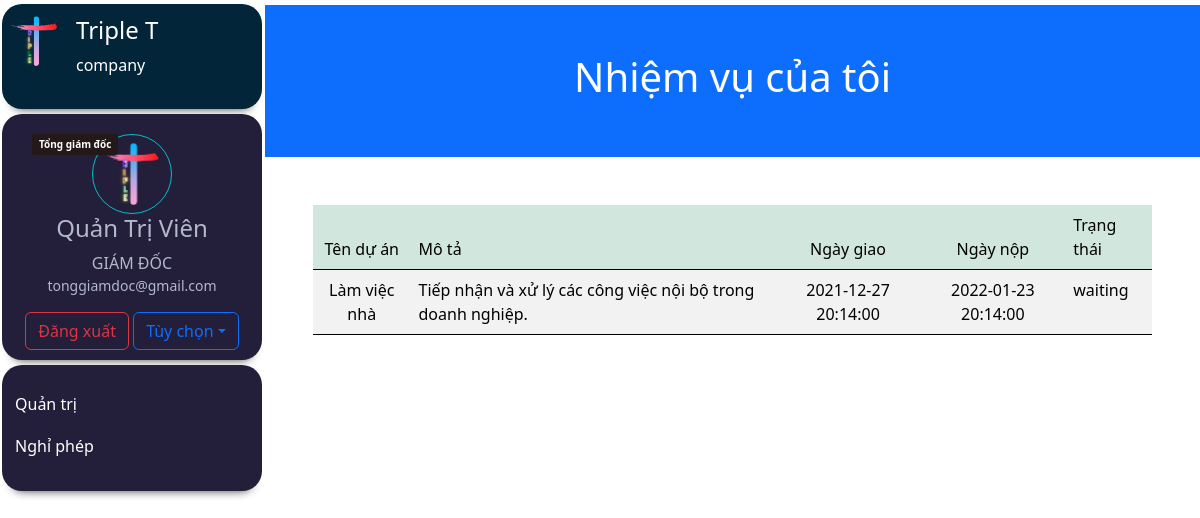
/dist/taskdetail.php?mada=17 (signed in), run on the app's committed database.
### tables this page shows
CREATE TABLE `nhanvien` (
  `stt` int(11) NOT NULL,
  `avatar` varchar(128) DEFAULT NULL,
  `chucvu` varchar(128) DEFAULT NULL,
  `phongban` varchar(128) DEFAULT NULL,
  `lastname` varchar(128) DEFAULT NULL,
  `firstname` varchar(128) DEFAULT NULL,
  `ngaysinh` date DEFAULT NULL,
  `gender` varchar(128) DEFAULT NULL,
  `cccd` varchar(128) NOT NULL,
  `ngaycap` date DEFAULT NULL,
  `noicap` varchar(128) DEFAULT NULL,
  `quoctich` varchar(128) DEFAULT NULL,
  `dantoc` varchar(128) DEFAULT NULL,
  `tongiao` varchar(128) DEFAULT NULL,
  `noisinh` varchar(128) DEFAULT NULL,
  `thuongtru` varchar(128) DEFAULT NULL,
  `sdt` bigint(20) DEFAULT NULL,
  `sdtkc` bigint(20) DEFAULT NULL,
  `quanhe` varchar(128) DEFAULT NULL,
  `email` varchar(128) DEFAULT NULL,
  `duoiemail` varchar(128) DEFAULT NULL,
  `stk` bigint(20) DEFAULT NULL,
  `nganhang` varchar(128) DEFAULT NULL
);

CREATE TABLE `duan` (
  `mada` int(11) NOT NULL,
  `tenda` text NOT NULL,
  `mota` varchar(500) NOT NULL,
  `ngaytao` datetime NOT NULL,
  `ngaynop` datetime NOT NULL,
  `tennv` varchar(128) NOT NULL,
  `trangthai` varchar(128) NOT NULL DEFAULT 'New',
  `phongban` varchar(128) NOT NULL
);

### www/dist/taskdetail.php (the view, shortened to what this page needs)
<?php
  $conn = new mysqli('mysql-server', 'root', 'root', 'quantrivien');
  $mada ='';
  if(isset($_GET["mada"])) {
      $mada = $_GET['mada'];
  {
      }}
  $sql = "SELECT * FROM duan WHERE mada = '$mada' ";
  $result1 = $conn->query($sql);
?>
<!doctype html>
<html lang="en">
  <head>
    <link href="https://cdn.jsdelivr.net/npm/bootstrap@5.0.2/dist/css/bootstrap.min.css" rel="stylesheet"
>
    <link href="../assets/dist/css/bootstrap.min.css" rel="stylesheet">
        <link rel="stylesheet" href="../style.css">
    </head>
<body>
<?php
    include 'sidebar.php';
    ?>
<div class="main">
  <div class ="lichsunghiphep">
  <div class="p-5 bg-primary text-white text-center">
    <h1>Nhiệm vụ của tôi</h1>
  </div>
  <div class="d-grid ">
  <div class="container-fuild p-5 ">
    <div class="table-responsive">
      <table class="table table-hover table-striped rounded-3">
        <thead class="table-success">
          <tr>
            <td class ="text-center">Tên dự án</td>
            <td>Mô tả</td>
            <td class ="text-center">Ngày giao</td>
            <td class ="text-center">Ngày nộp</td>
            <td>Trạng thái</td>
          </tr>
        </thead>
        <tbody>
        <?php
            if ($result1->num_rows > 0) {
            while($row = $result1->fetch_assoc()) {
                $duan2 = $row["tenda"];
                $duan3 = $row["mota"];
                $duan4 = $row["ngaytao"];
                $duan5 = $row["ngaynop"];
                $duan7 = $row["trangthai"];
        ?>
        <?php
        }} else {}
        ?>
                      <tr class="item">
                                <td class ="text-center"><?=$duan2?></td>
                                <td ><?=$duan3?></td>
                                <td class ="text-center"><?=$duan4?></td>
                                <td class ="text-center"><?=$duan5?></td>
                                <td><?=$duan7?></td>
                            </tr>
                    </tbody>
                </table>
        </div>
</div>
</div>
  </body>
</html>

### www/dist/sidebar.php (shortened to what this page needs)
<?php
  $user = $_SESSION['user'];
  $conn = new mysqli('mysql-server', 'root', 'root', 'quantrivien');
  $sql = "SELECT * FROM nhanvien WHERE cccd='$user'";
  $result =$conn -> query($sql);
  $data = $result->fetch_array();
  $email = $data['email'].$data['duoiemail'];
  ?>
<div class ="home">
    <div class="flex-shrink-0 sidenav">
        <div class="logobrandcard">
            <div class="d-flex flex-row logothuonghieu">
                <div class="p-2"><a href="home.php"><img src="../images/logo.svg" width="50" /></a></div>
                <div class="p-2">
                    <h4>Triple T</h4>
                    <p>company</p>
                </div>
            </div>
        </div>
        <div class="profilecard">
            <span class="chucvu" chucvu="<?=$data['chucvu']?>"><?=$data['chucvu']?></span>
            <img class="round" src="../images/logo.png" height ="80" alt="user" />
            <h4 class="ten"><?=$_SESSION['name'] ?></h4>
            <h7 class ="phongban"><?=$data['phongban']?></h7>
            <p class ="email"><?=$email?></p>
            <a class="btn btn-outline-danger" href="logout.php">Đăng xuất</a>
            <button class="btn btn-outline-primary dropdown-toggle " data-bs-toggle="dropdown">Tùy chọn</button>
        </div>
        <div class="selectlist flex-fluid">
            <ul class="list-unstyled ps-0">
                <li class="mb-1 hidequantri" permission="<?=$_SESSION['permission'] ?>" >
                    <button class="btn title1 align-items-center rounded collapsed" data-bs-toggle="collapse" data-bs-target="#home-collapse" aria-expanded="false">
                    Quản trị
                    </button>
                </li>
                <li class="mb-1" >
                    <button class="btn title1 align-items-center rounded collapsed" data-bs-toggle="collapse" data-bs-target="#tinhnang-collapse" aria-expanded="false">
                    Nghỉ phép
                    </button>
                </li>
            </ul>
        </div>
    </div>
</div>

### www/style.css (style rules this page uses)
.sidenav { height: 100%; width: 260px; position: fixed; z-index: 1; top: 0; left: 2px; background-color: none; overflow-x: hidden; }
.sidenav .phongban { margin: 5px 0; text-transform: uppercase; }
.sidenav .email { font-size: 14px; line-height: 21px; }
.sidenav .logobrandcard { background-color: #032539; border-radius: 20px; box-shadow: 0px 10px 10px -10px rgba(0,0,0,0.75); color: #ffffff; padding-top: 4px; position: relative; max-width: 100%; text-align: left; margin-top: 4px; height: 105px; }
.sidenav .profilecard { background-color: #231E39; border-radius: 20px; box-shadow: 0px 10px 10px -10px rgba(0,0,0,0.75); color: #B3B8CD; padding-top: 20px; padding-bottom: 10px; position: relative; width: 350px; max-width: 100%; text-align: center; margin-top: 5px; }
.sidenav .profilecard .chucvu[chucvu="Tổng giám đốc"] { color: #ffffff; background-color: #241818; border-radius: 3px; font-size: 10px; font-weight: bold; padding: 3px 7px; position: absolute; top: 20px; left: 30px; }
.sidenav .profilecard .round { border: 1px solid #03BFCB; border-radius: 50%; padding: 8px; }
.sidenav .selectlist { background-color: #231E39; border-radius: 20px; box-shadow: 0px 10px 10px -10px rgba(0,0,0,0.75); color: #B3B8CD; padding-top: 20px; padding-bottom: 10px; position: relative; width: 350px; max-width: 100%; text-align: left; margin-top: 5px; }
.sidenav .rounded { color: rgb(255, 255, 255); }
.main { margin-left: 265px; margin-top: 5px; }

### data on the page
nhanvien: chucvu "Tổng giám đốc", phongban "GIÁM ĐỐC", email "tonggiamdoc@gmail.com"
duan: tenda "Làm việc nhà", mota "Tiếp nhận và xử lý các công việc nội bộ trong doanh nghiệp.", ngaytao "2021-12-27 20:14:00", ngaynop "2022-01-23 20:14:00", trangthai "waiting"

### other printed values
$_SESSION['name'] "Quản Trị Viên"
